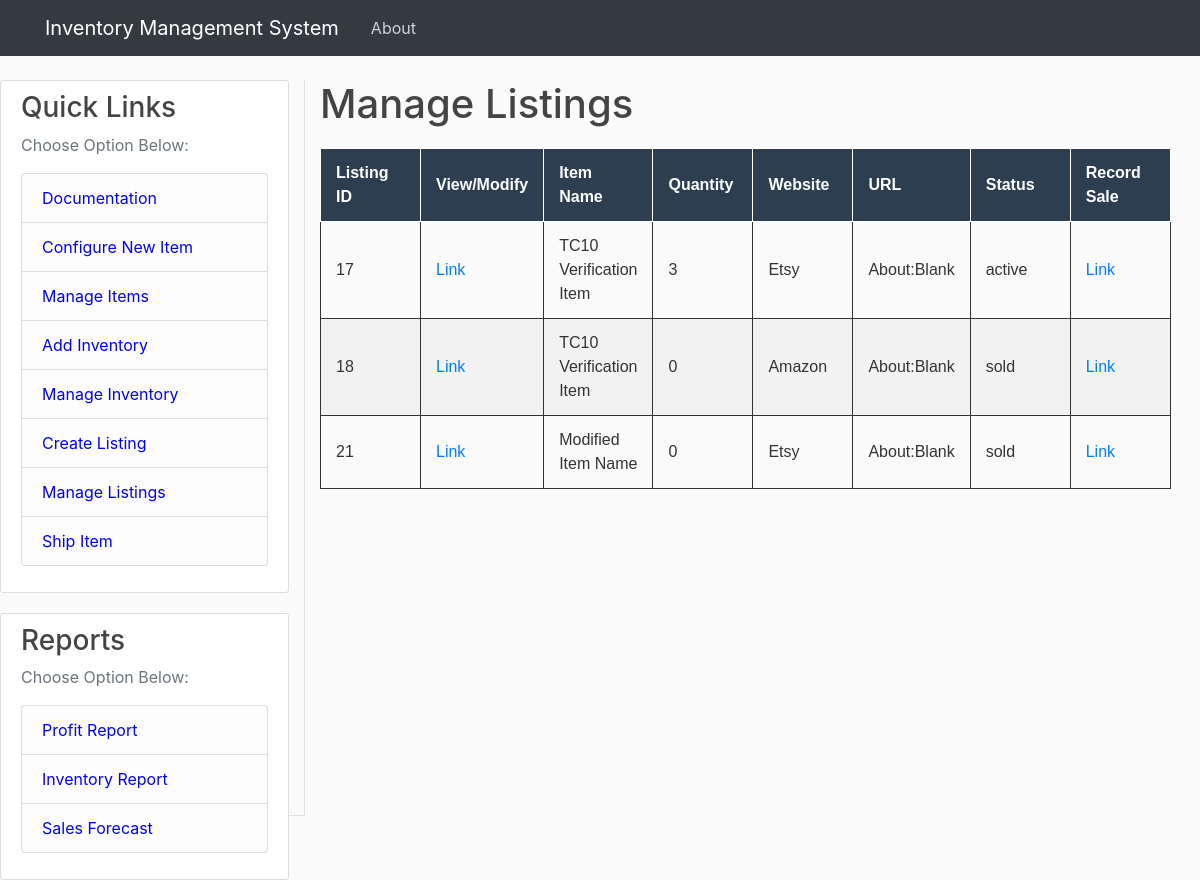
The app's page /manage_listings with its own data.
### tables this page shows
CREATE TABLE items (
	item_id INTEGER NOT NULL PRIMARY KEY AUTOINCREMENT,
	item_name TEXT,
	item_description TEXT
);

CREATE TABLE listings (
	listing_id INTEGER PRIMARY KEY AUTOINCREMENT,
	item_id INTEGER,
	website TEXT,
	listing_url TEXT,
	listing_status INTEGER
, quantity INTEGER, unit_price REAL);

### inventoryWebApp.py (the view)
@app.route("/manage_listings")
def manage_listings():
    listings = get_listings()     # Retrieving all data from inventory database
    items = get_items()     # Retrieving all data from the items database
    if len(listings) > 0:  # Verifying there are entries in inventory table, else return blank list
        df_listings = pd.DataFrame(listings)  # Converting inventory and Items to DataFrames to join
        df_items = pd.DataFrame(items)
        df_merge = pd.merge(df_listings, df_items, how='inner', on='item_id')  # Joining to bring in item_name
        df_merge = df_merge[['listing_id', 'item_id', 'item_name', 'quantity', 'website', 'listing_url', 'listing_status']]    # Reducing to just necessary columns
        json_output = df_merge.to_dict(orient='records')
    else:
        json_output = []
    return render_template('manage_listings.html', json_data=json_output)

### inventoryDbFunctions.py (called while the page is built)
def create_connection(db_file=None):
    if db_file:
        print(db_file)
    else:
        db_file = prod_db_file
    conn2 = sqlite3.connect(db_file)
    return conn2

def get_items(item_id=0, db_file=None):
    items = []
    try:
        conn = create_connection(db_file)
        conn.row_factory = sqlite3.Row
        cur = conn.cursor()
        if item_id == 0:
            cur.execute("SELECT * FROM ITEMS")
        else:
            id_str = str(item_id)
            cur.execute("SELECT * FROM ITEMS WHERE item_id = " + id_str)
        rows = cur.fetchall()
        for i in rows:
            item = {}
            item["item_id"] = i["item_id"]
            item["item_name"] = i["item_name"]
            item["item_description"] = i["item_description"]
            items.append(item)
        conn.close()
    except:
        print("Error in get_items function")
    return items

### templates/manage_listings.html (shortened to what this page needs)
{% extends "layout.html" %}
{% block content %}
<body>
  <h1> Manage Listings</h1>
  <table border = "1">
    <thread>
      <tr>
        <th style = "border:solid 1px;"> Listing ID</th>
        <th style = "border:solid 1px;"> View/Modify</th>
        <th style = "border:solid 1px;"> Item Name</th>
        <th style = "border:solid 1px;"> Quantity</th>
        <th style = "border:solid 1px;"> Website</th>
        <th style = "border:solid 1px;"> URL</th>
        <th style = "border:solid 1px;"> Status</th>
        <th style = "border:solid 1px;"> Record Sale</th>
      </tr>
    </thread>
    <tbody>
      {% for entry in json_data %}
        <tr>
          <td style = "min-width: 100px; max-width:300px;">{{ entry.listing_id }}</td>
          <td style = "min-width: 100px; max-width:300px;"><a href="{{ url_for('modify_listing', index = entry.listing_id) }}">Link</a></td>
          <td style = "min-width: 100px; max-width:300px;">{{ entry.item_name }}</td>
          <td style = "min-width: 100px; max-width:300px;">{{ entry.quantity }}</td>
          <td style = "min-width: 100px; max-width:300px;">{{ entry.website }}</td>
          <td style = "min-width: 100px; max-width:300px;">{{ entry.listing_url }}</td>
          <td style = "min-width: 100px; max-width:300px;">{{ entry.listing_status }}</td>
          <td style = "min-width: 100px; max-width:300px;"><a href="{{ url_for('record_sale', index = entry.listing_id) }}">Link</a></td>
        </tr>
      {% endfor %}
    </tbody>
  </table>
</body>
{% endblock %}

### static/main.css (style rules this page uses)
body { background: #fafafa; color: #333333; margin-top: 5rem; }
h1, h2, h3, h4, h5, h6 { color: #444444; }
table { width: 100%; border-collapse: collapse; margin: 20px 0; font-family: Arial, sans-serif; }
th { background-color: #2C3E50; color: white; padding: 12px 15px; text-align: left; font-weight: bold; }
td { padding: 12px 15px; text-align: left; border-bottom: 1px solid #ddd; }
tr:nth-child(even) { background-color: #f2f2f2; }
table, th, td { border: 1px solid #ddd; }

### templates/manage_listings.html (style rules this page uses)
table { border-collapse:collapse; table-layout:auto; border:solid 1px; }
table td { border:solid 1px; word-wrap:break-word; min-width:200px; max-width:500px; }

### records on screen
items: item_name "TC10 Verification Item" "TC10 Verification Item"
listings: website "Etsy", listing_url "About:Blank", listing_status "active"
listings: website "Amazon", listing_url "About:Blank", listing_status "sold"
items: item_name "Modified Item Name"
listings: website "Etsy", listing_url "About:Blank", listing_status "sold"

### other values on screen
{{ entry.listing_id }} "17" "18" "21"
{{ entry.quantity }} "3" "0" "0"
